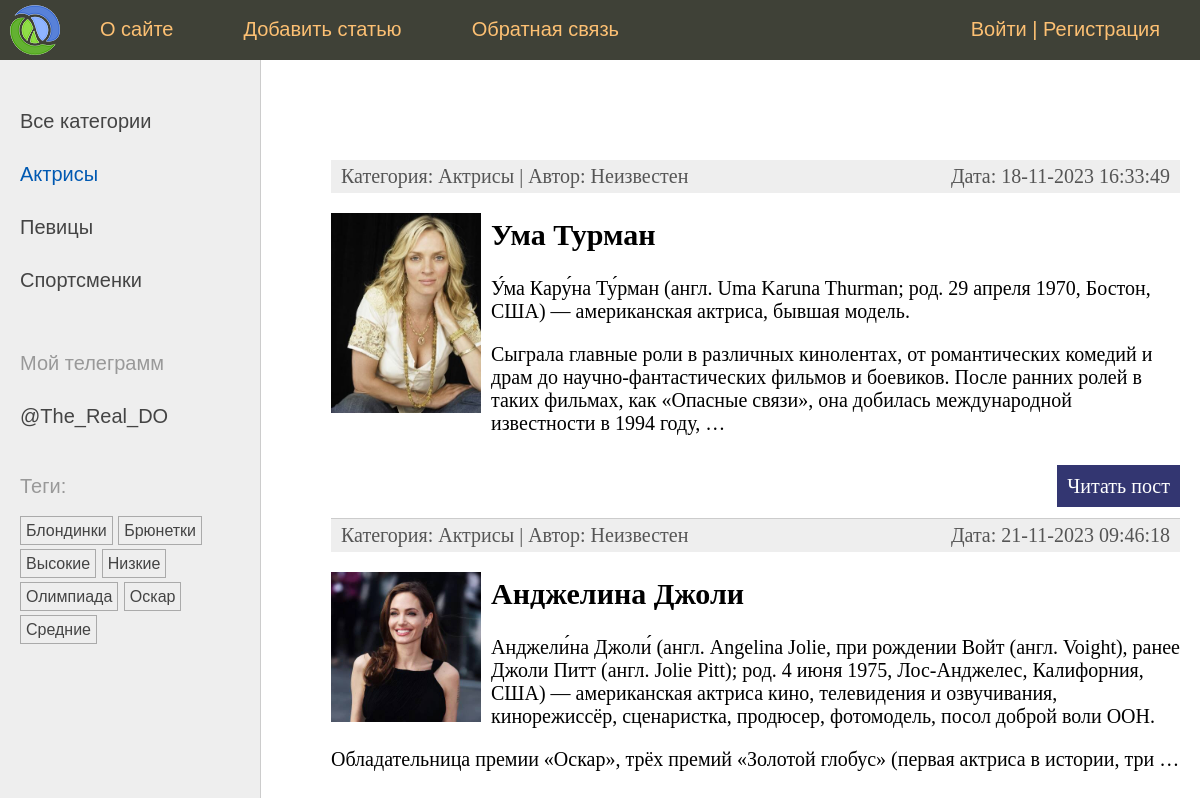
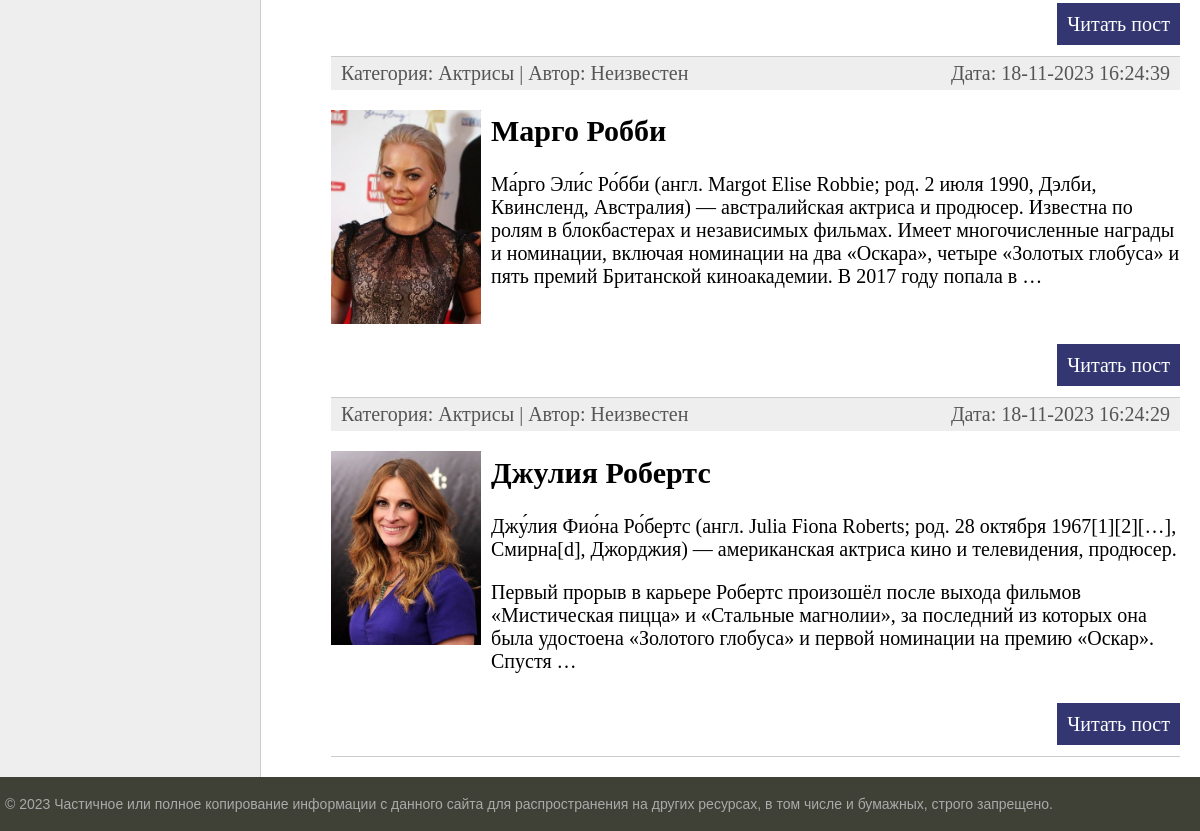
Page /category/aktrisy/ on the earlier database version (2 pictures, top to bottom).
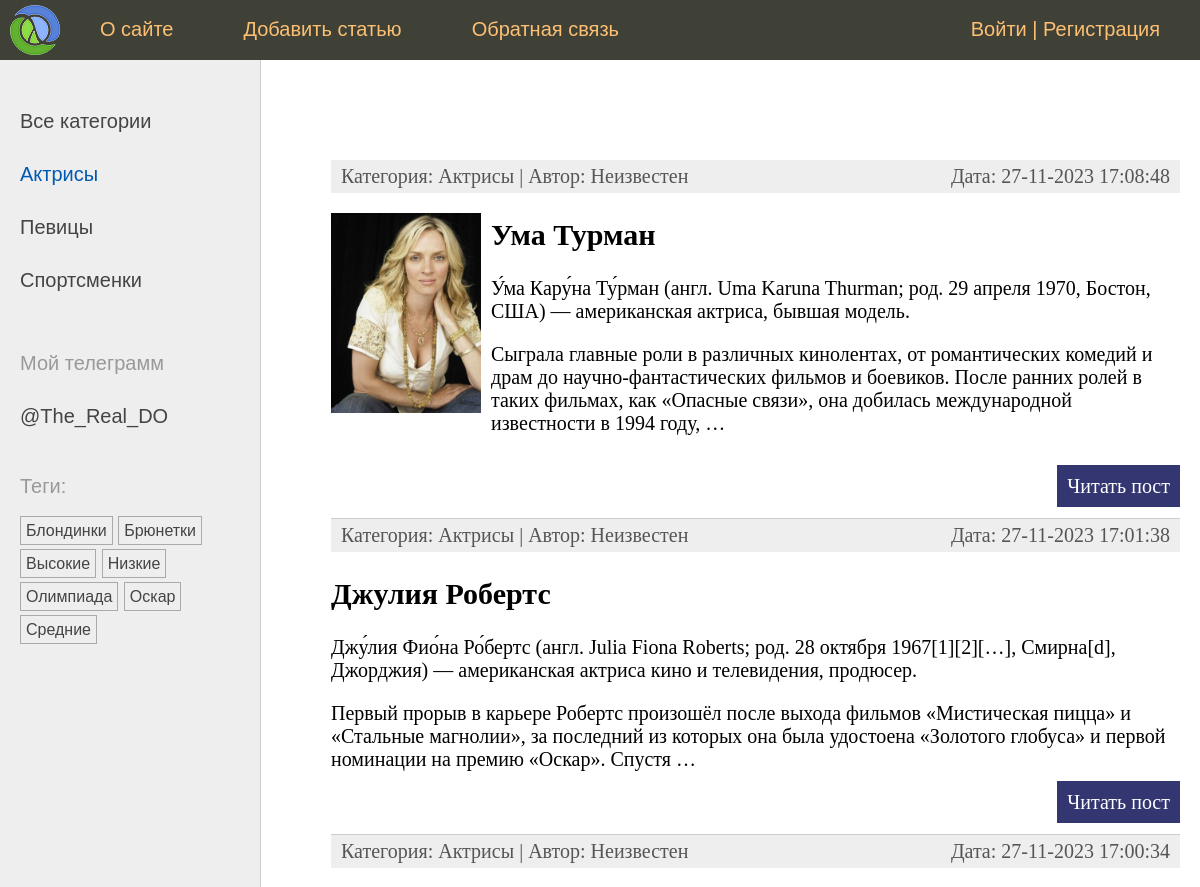
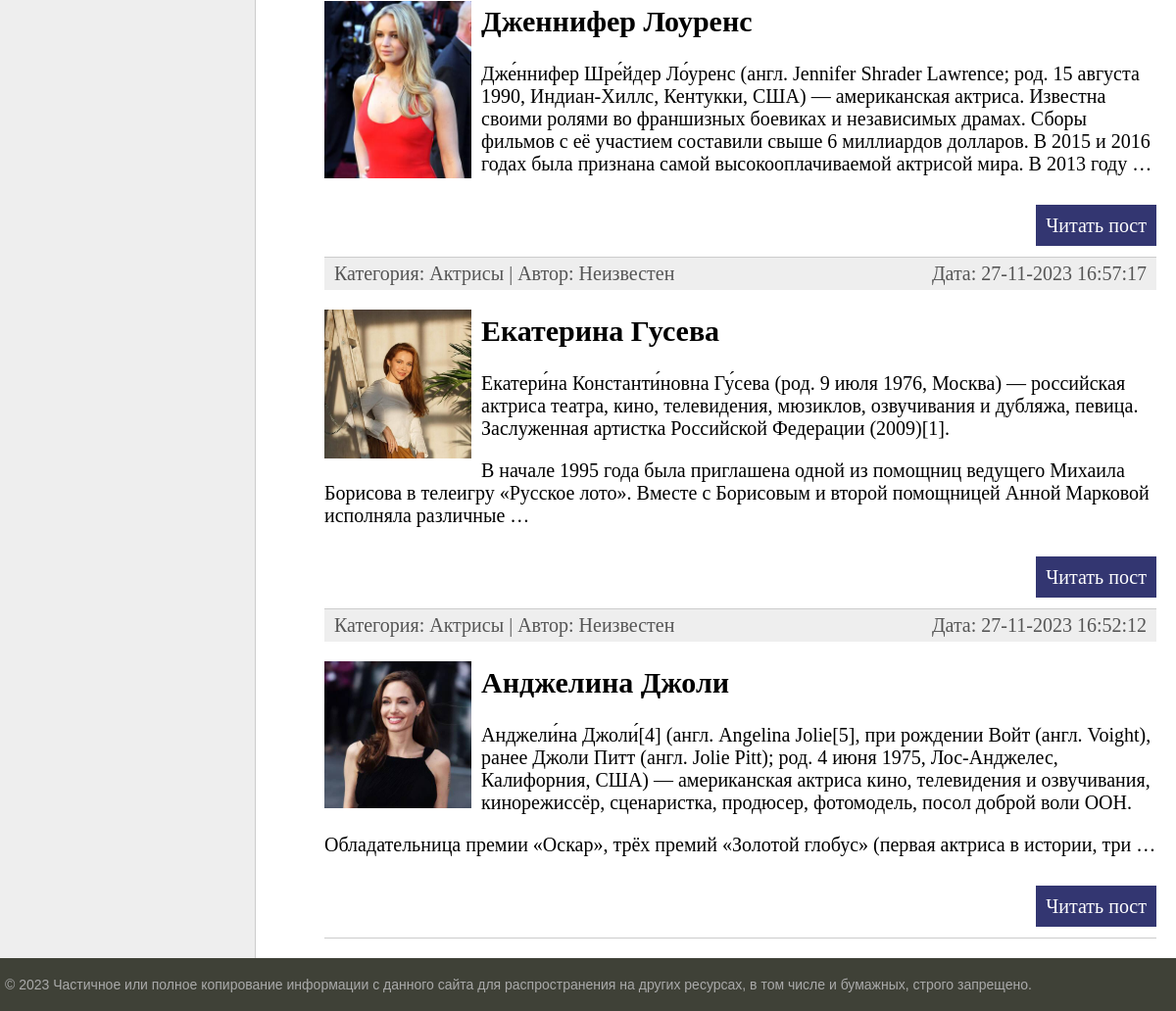
Same page on the later database version (2 pictures, top to bottom).
### women/models.py (models this page shows, shortened)
class Category(models.Model):
    name = models.CharField(max_length=100, db_index=True, verbose_name='Категория')
    slug = models.SlugField(max_length=255, unique=True, db_index=True, verbose_name='Slug')
    class Meta:
        verbose_name = 'Категория'
        verbose_name_plural = 'Категории'
    def get_absolute_url(self):
        return reverse('category', kwargs={'cat_slug': self.slug})

class TagPost(models.Model):
    tag = models.CharField(max_length=100, db_index=True)
    slug = models.SlugField(max_length=255, unique=True, db_index=True)
    def get_absolute_url(self):
        return reverse('tag', kwargs={'tag_slug': self.slug})

class Women(models.Model):
    class Status(models.IntegerChoices):
        DRAFT = 0, 'Черновик'
        PUBLISHED = 1, 'Опубликовано'
    title = models.CharField(max_length=255, verbose_name='Заголовок', validators=[])
    slug = models.SlugField(max_length=255, unique=True, db_index=True, verbose_name='Slug',
                            validators=[
        MinLengthValidator(5, message='Минимум 5 символов'),
        MaxLengthValidator(100, message='Максимум 100 символов'),
                                        ]
                            )
    photo = models.ImageField(upload_to='photos/%Y-%m-%d', default=None, null=True, blank=True, verbose_name='Фото')
    content = models.TextField(blank=True, verbose_name='Текст статьи')
    time_create = models.DateTimeField(auto_now_add=True, verbose_name='Время создания')
    time_update = models.DateTimeField(auto_now=True, verbose_name='Время обновления')
    is_published = models.BooleanField(choices=tuple(map(lambda x: (bool(x[0]), x[1]), Status.choices)),
                                       default=Status.DRAFT, verbose_name='Статус')
    cat = models.ForeignKey('Category', on_delete=models.PROTECT, related_name='posts', verbose_name='Категория')
    tags = models.ManyToManyField('TagPost', blank=True, related_name='tags', verbose_name='Тег')
    husband = models.OneToOneField('Husband', on_delete=models.SET_NULL, null=True, blank=True,
                                   related_name='woman', verbose_name='Муж')
    author = models.ForeignKey(get_user_model(), on_delete=models.SET_NULL, related_name='posts', null=True, default=None)
    objects = models.Manager()
    published = PublishedManager()
    class Meta:
        verbose_name = 'Известные женщины'
        verbose_name_plural = 'Известные женщины'
        ordering = ['-time_create']
        indexes = [
            models.Index(fields=['-time_create']),
        ]
    def get_absolute_url(self):
        return reverse('post', kwargs={'post_slug': self.slug})

### women/views.py (the view)
# urls.py: path('category/<slug:cat_slug>/', WomenCategory.as_view(), name='category'),
class WomenCategory(DataMixin, ListView):
    template_name = 'women/index.html'
    context_object_name = 'posts'
    allow_empty = False
    def get_queryset(self):
        return Women.published.filter(cat__slug=self.kwargs['cat_slug']).select_related('cat')
    def get_context_data(self, **kwargs):
        context = super().get_context_data(**kwargs)
        cat = context['posts'][0].cat
        return self.get_mixin_context(context, title='Категория - ' + cat.name, cat_selected=cat.pk)

### users/context_processors.py (called while the page is built)
def get_women_context(request: HttpRequest) -> dict[str, list[dict[str, str]]]:
    return {'mainmenu': menu}

### women/models.py (called while the page is built)
    def get_queryset(self) -> models.QuerySet:
        return super().get_queryset().filter(is_published=Women.Status.PUBLISHED)

### women/templatetags/women_tags.py (called while the page is built)
@register.inclusion_tag('women/list_categories.html')
def show_categories(cat_selected: int = 0) -> dict[str, Category | int]:
    cats = Category.objects.annotate(total=Count('posts')).filter(total__gt=0)
    return {'cats': cats, 'cat_selected': cat_selected}

@register.inclusion_tag('women/list_tags.html')
def show_all_tags() -> dict[str, TagPost]:
    return {'tags': TagPost.objects.annotate(total=Count('tags')).filter(total__gt=0)}

### women/utils.py (called while the page is built)
    def get_mixin_context(self, context: dict[str, Any], **kwargs: Any) -> dict[str, Any]:
        context['cat_selected'] = None
        context.update(kwargs)
        return context

### women/templates/women/index.html (shortened to what this page needs)
{% extends 'base.html' %}
{% block content %}
    <ul class="list-articles">
        {% for p in posts %}
            <li>
                <div class="article-panel">
                    <p class="first">Категория: {{ p.cat.name }} | Автор: {{ p.author.username|default:"Неизвестен" }}</p>
                    <p class="last">Дата: {{ p.time_update|date:"d-m-Y H:i:s" }}</p>
                </div>
                {% if p.photo %}
                    <p><img class="img-article-left thumb" src="{{ p.photo.url }}"></p>
                {% endif %}
                <h2>{{ p.title }}</h2>
                {% autoescape off %}
                    {{ p.content|linebreaks|truncatewords:50 }}
                {% endautoescape %}
                <p class="link-read-post"><a href="{{ p.get_absolute_url }}">Читать пост</a></p>
            </li>
        {% endfor %}
    </ul>
{% endblock %}

### templates/base.html (shortened to what this page needs)
{% load static %}
{% load women_tags %}
<!DOCTYPE html>
<html>
<head>
	<link type="text/css" href="{% static 'women/css/styles.css' %}" rel="stylesheet" />
</head>
<body>
<table class="table-page" border=0 cellpadding="0" cellspacing="0">
    <tr>
        <td valign=top>
            {% block mainmenu %}
                <div class="header">
                    <ul id="mainmenu" class="mainmenu">
                        <li class="logo"><a href="{% url 'home' %}"><div class="logo"></div></a></li>
                        {% for m in mainmenu %}
                            <li><a href="{% url m.url_name %}">{{ m.title }}</a></li>
                        {% endfor %}
                        {% if user.is_authenticated %}
                            <li class="last"><a href="{% url 'users:profile' %}"> {{ user.username }}</a> | <a href="{% url 'users:logout' %}">Выйти</a></li>
                        {% else %}
                            <li class="last"><a href="{% url 'users:login' %}">Войти</a> | <a href="{% url 'users:register' %}">Регистрация</a></li>
                        {% endif %}
                    </ul>
                </div>
            {% endblock mainmenu %}
            <table class="table-content" border=0 cellpadding="0" cellspacing="0">
                <tr>
                    <td valign="top" class="left-chapters">
                        <ul id="leftchapters">
                            {% if cat_selected == 0 %}
                                <li class="selected">Все категории</li>
                            {% else %}
                                <li><a href="{% url 'home' %}">Все категории</a></li>
                            {% endif %}
                            {% show_categories cat_selected %}
                            <li class="share">
                                <p>Мой телеграмм</p>
                                <a href="https://t.me/The_Real_DO"
                                   target="_blank" rel="nofollow">@The_Real_DO</a>
                            </li>
                            <li>{% show_all_tags %}</li>
                        </ul>
                    </td>
                    <td valign="top" class="content">
                        <div class="content-text">
                            {% block content %}
                            {% endblock %}
                        </div>
                    </td>
                </tr>
            </table>
        </td>
    </tr>
    <tr>
        <td valign=top>
            <div id="footer">
                <p>&copy; 2023 Частичное или полное копирование информации с данного сайта для распространения на других
                    ресурсах, в том числе и бумажных, строго запрещено.</p>
            </div>
        </td>
    </tr>
</table>
</body>
</html>

### women/templates/women/list_categories.html
{% for cat in cats %}
    {% if cat.id == cat_selected %}
        <li class="selected">{{ cat.name }}</li>
    {% else %}
        <li><a href="{{ cat.get_absolute_url }}">{{ cat.name }}</a></li>
    {% endif %}
{% endfor %}

### women/templates/women/list_tags.html
{% if tags %}
    <p>Теги: </p>
    <ul class="tags-list">
        {% for t in tags %}
            <li><a href="{{ t.get_absolute_url }}">{{ t.tag }}</a></li>
        {% endfor %}
    </ul>
{% endif %}

### women/static/women/css/styles.css (style rules this page uses)
html, body { font-family: 'Arial'; margin: 0; padding: 0; height: 100%; width: 100%; color: #444; }
a { color: #0059b2; text-decoration: none; }
img { max-width: 600px; height: auto; }
img.img-article-left { max-width: 300px; height: auto; float: left; padding: 0 10px 10px 0; }
img.img-article-left.thumb { max-width: 150px; height: auto; }
p.link-read-post { text-align: right; }
p.link-read-post a { padding: 10px; min-width: 100px; background: #333671; color: #fff; text-decoration: none; }
div.article-panel { background: #eee; padding: 5px 10px 5px 10px; box-sizing: border-box; overflow: hidden; color: #555; }
div.article-panel p.first { margin: 0; float: left; }
div.article-panel p.last { margin: 0; float: right; }
ul.list-articles { list-style: none; margin: 0; padding: 0; }
ul.list-articles li { border-bottom: 1px solid #ccc; }
.table-page { width: 100%; height: 100%; vertical-align: top; }
.table-page tr { height: 100%; }
.header { background: #3F4137; height: 60px; }
.logo { background: url('../images/logo.png') no-repeat 10px 5px; width: 70px; height: 60px; }
ul.mainmenu { list-style: none; margin: 0; padding: 0; height: 60px; color: #fdc073; font-size: 20px; overflow: hidden; }
ul.mainmenu li { float: left; margin: 18px 40px 0 30px; }
ul.mainmenu li.logo { margin: 0; }
ul.mainmenu li.last { float: right; }
ul.mainmenu li a { color: #fdc073; text-decoration: none; }
.table-content { width: 100%; min-height: 100%; height: 100%; }
.left-chapters { margin: 0; background: #eee; border-right: 1px solid #ccc; }
.left-chapters ul { width: 230px; margin: 0; padding: 20px 10px 10px 20px; list-style: none; font-size: 20px; }
.left-chapters ul li { margin: 30px 0 0 0; color: #999; }
.left-chapters ul li.selected { color: #0059b2; }
.left-chapters ul li a { color: #444; text-decoration: none; }
.left-chapters ul li.share { margin: 60px 0 0 0; }
.left-chapters ul li.share p { margin: 30px 0 30px 0; }
.left-chapters ul li.share a { display: inline-block; width: 40px; height: 40px; margin: 0 20px 0 0; }
ul.tags-list { width: 100%; margin: 0; padding: 0; list-style: none; }
ul.tags-list li { margin: 0; padding: 0 0 10px; display: inline-block; }
ul.tags-list li a { padding: 5px; font-size: 16px; border: 1px solid #aaa; }
.content { padding: 40px 20px 20px 40px; width: 100%; box-sizing: border-box; }
.content-text { margin: 60px 0 0 30px; color: #000; font-size: 20px; font-family: Yandex Sans Display Light; }
#footer { box-sizing: border-box; background: #3F4137; padding: 5px; color: #aaa; font-size: 14px; font-family: Verdana, Geneva, Arial, Helvetica; text-align: left; overflow: hidden; }

Differences in the rows shown:
removed Women: cat.name "Актрисы", author.username "Неизвестен", time_update "18-11-2023 16:33:49", photo (picture), title "Ума Турман", content "У́ма Кару́на Ту́рман (англ. Uma Karuna Thurman; род. 29 апреля 1970, Бостон, США) — американская актриса, бывшая модель. Сыграла главные роли в различных кинолентах, от романтических комедий и драм до научно-фантастических фильмов и боевиков. После ранних ролей в таких фильмах, как «Опасные связи», она добилась международной известности в 1994 году, …"
no longer on this page (row edited): Women: cat.name "Актрисы", author.username "Неизвестен", time_update "21-11-2023 09:46:18", photo (picture), title "Анджелина Джоли", content "Анджели́на Джоли́ (англ. Angelina Jolie, при рождении Войт (англ. Voight), ранее Джоли Питт (англ. Jolie Pitt); род. 4 июня 1975, Лос-Анджелес, Калифорния, США) — американская актриса кино, телевидения и озвучивания, кинорежиссёр, сценаристка, продюсер, фотомодель, посол доброй воли ООН. Обладательница премии «Оскар», трёх премий «Золотой глобус» (первая актриса в истории, три …"
no longer on this page (row edited): Women: cat.name "Актрисы", author.username "Неизвестен", time_update "18-11-2023 16:24:29", photo (picture), title "Джулия Робертс", content "Джу́лия Фио́на Ро́бертс (англ. Julia Fiona Roberts; род. 28 октября 1967[1][2][…], Смирна[d], Джорджия) — американская актриса кино и телевидения, продюсер. Первый прорыв в карьере Робертс произошёл после выхода фильмов «Мистическая пицца» и «Стальные магнолии», за последний из которых она была удостоена «Золотого глобуса» и первой номинации на премию «Оскар». Спустя …"
added Women: cat.name "Актрисы", author.username "Неизвестен", time_update "27-11-2023 17:08:48", photo (picture), title "Ума Турман", content "У́ма Кару́на Ту́рман (англ. Uma Karuna Thurman; род. 29 апреля 1970, Бостон, США) — американская актриса, бывшая модель. Сыграла главные роли в различных кинолентах, от романтических комедий и драм до научно-фантастических фильмов и боевиков. После ранних ролей в таких фильмах, как «Опасные связи», она добилась международной известности в 1994 году, …"
added Women: cat.name "Актрисы", author.username "Неизвестен", time_update "27-11-2023 17:01:38", title "Джулия Робертс", content "Джу́лия Фио́на Ро́бертс (англ. Julia Fiona Roberts; род. 28 октября 1967[1][2][…], Смирна[d], Джорджия) — американская актриса кино и телевидения, продюсер. Первый прорыв в карьере Робертс произошёл после выхода фильмов «Мистическая пицца» и «Стальные магнолии», за последний из которых она была удостоена «Золотого глобуса» и первой номинации на премию «Оскар». Спустя …"
now on this page (row edited): Women: cat.name "Актрисы", author.username "Неизвестен", time_update "27-11-2023 17:00:34", photo (picture), title "Дженнифер Лоуренс", content "Дже́ннифер Шре́йдер Ло́уренс (англ. Jennifer Shrader Lawrence; род. 15 августа 1990, Индиан-Хиллс, Кентукки, США) — американская актриса. Известна своими ролями во франшизных боевиках и независимых драмах. Сборы фильмов с её участием составили свыше 6 миллиардов долларов. В 2015 и 2016 годах была признана самой высокооплачиваемой актрисой мира. В 2013 году …"
now on this page (row edited): Women: cat.name "Актрисы", author.username "Неизвестен", time_update "27-11-2023 16:57:17", photo (picture), title "Екатерина Гусева", content "Екатери́на Константи́новна Гу́сева (род. 9 июля 1976, Москва) — российская актриса театра, кино, телевидения, мюзиклов, озвучивания и дубляжа, певица. Заслуженная артистка Российской Федерации (2009)[1]. В начале 1995 года была приглашена одной из помощниц ведущего Михаила Борисова в телеигру «Русское лото». Вместе с Борисовым и второй помощницей Анной Марковой исполняла различные …"
changed Women: time_update "18-11-2023 16:24:39" → "27-11-2023 16:52:12"; photo: a different picture; title "Марго Робби" → "Анджелина Джоли"; content "Ма́рго Эли́с Ро́бби (англ. Margot Elise Robbie; род. 2 июля 1990, Дэлби, Квинсленд, Австралия) — австралийская актриса и продюсер. Известна по ролям в блокбастерах и независимых фильмах. Имеет многочисленные награды и номинации, включая номинации на два «Оскара», четыре «Золотых глобуса» и пять премий Британской киноакадемии. В 2017 году попала в …" → "Анджели́на Джоли́[4] (англ. Angelina Jolie[5], при рождении Войт (англ. Voight), ранее Джоли Питт (англ. Jolie Pitt); род. 4 июня 1975, Лос-Анджелес, Калифорния, США) — американская актриса кино, телевидения и озвучивания, кинорежиссёр, сценаристка, продюсер, фотомодель, посол доброй воли ООН. Обладательница премии «Оскар», трёх премий «Золотой глобус» (первая актриса в истории, три …"
